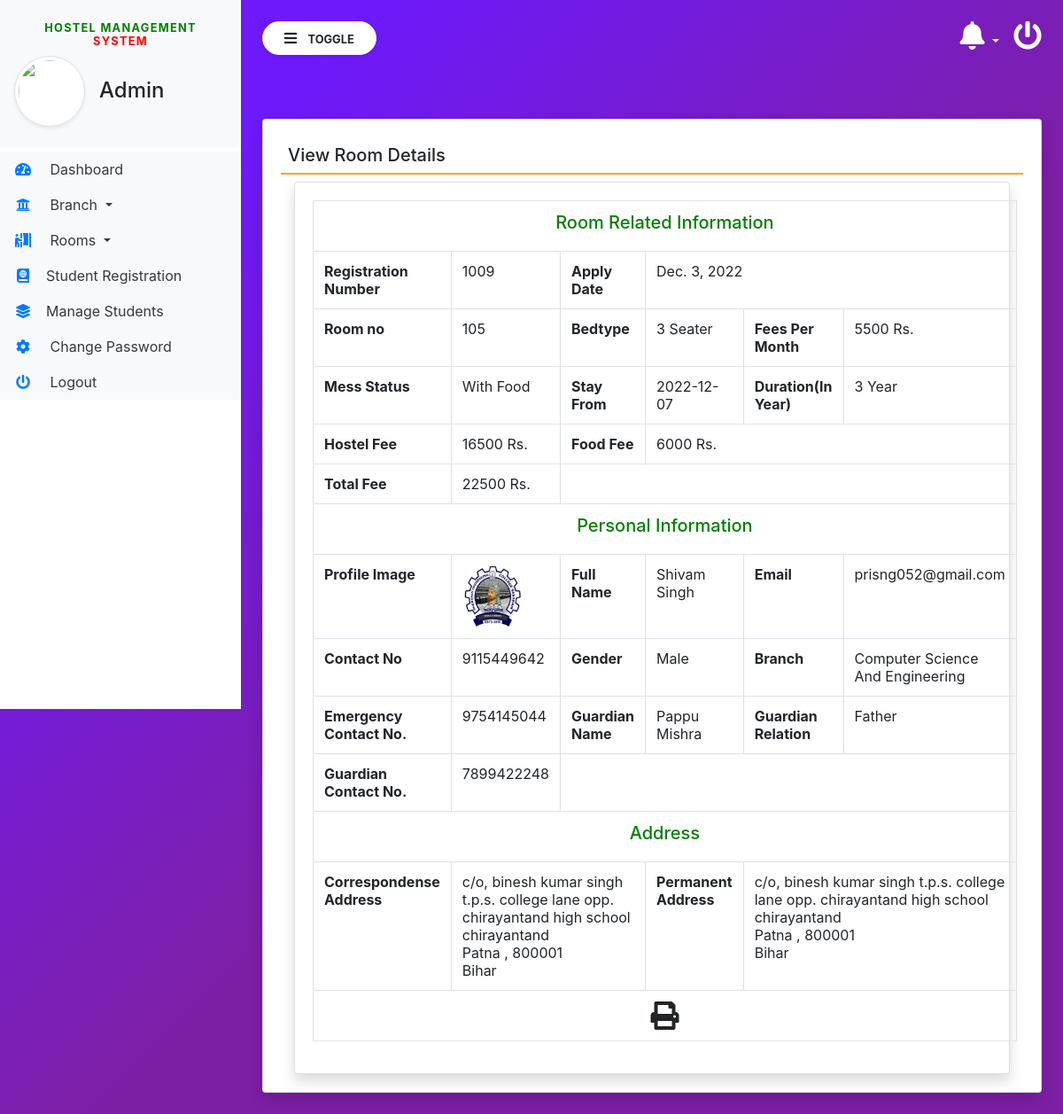
/view_RegistrationDtls/9 (signed in), run on the app's committed database.
### hostel/models.py (models this page shows, shortened)
class Registration(models.Model):
    rooms = models.ForeignKey(Rooms, on_delete=models.CASCADE)
    foodstatus = models.CharField(max_length=100, null=True)
    stayfrom = models.CharField(max_length=50, null=True)
    duration = models.CharField(max_length=50, null=True)
    course = models.ForeignKey(Courses, on_delete=models.CASCADE)
    userreg = models.ForeignKey(Userregistration, on_delete=models.CASCADE)
    egycontactno = models.CharField(max_length=15, null=True)
    guardianName = models.CharField(max_length=250, null=True)
    guardianRelation = models.CharField(max_length=250, null=True)
    guardianContactno = models.CharField(max_length=15, null=True)
    corresAddress = models.CharField(max_length=350, null=True)
    corresCIty = models.CharField(max_length=100, null=True)
    corresState = models.CharField(max_length=100, null=True)
    corresPincode = models.CharField(max_length=50, null=True)
    pmntAddress = models.CharField(max_length=350, null=True)
    pmntCity = models.CharField(max_length=100, null=True)
    pmnatetState = models.CharField(max_length=100, null=True)
    pmntPincode = models.CharField(max_length=50, null=True)
    postingDate = models.DateField(null=True)
    updationDate = models.DateField(null=True)

class Userregistration(models.Model):
    users = models.ForeignKey(User, on_delete=models.CASCADE)
    regNo = models.IntegerField(null=True)
    gender = models.CharField(max_length=50, null=True)
    contactNo = models.CharField(max_length=15, null=True)
    image = models.FileField(max_length=200, null=True)
    regDate = models.DateField(null=True)
    updationDate = models.DateTimeField(auto_now_add=True)

class Rooms(models.Model):
    seater = models.CharField(max_length=100, null=True)
    room_no = models.CharField(max_length=100, null=True)
    fees = models.CharField(max_length=255, null=True)
    posting_date = models.DateTimeField(auto_now_add=True)

class Courses(models.Model):
    course_code = models.CharField(max_length=255, null=True)
    course_sn = models.CharField(max_length=100, null=True)
    course_fn = models.CharField(max_length=255, null=True)
    posting_date = models.DateTimeField(auto_now_add=True)

### hostel/views.py (the view)
# urls.py: path('view_RegistrationDtls/<int:pid>', view_RegistrationDtls, name='view_RegistrationDtls'),
def view_RegistrationDtls(request,pid):
    if not request.user.is_authenticated:
        return redirect('admin_login')
    roomdata = Registration.objects.get(id=pid)
    totalroomcost = int(roomdata.duration) * int(roomdata.rooms.fees)
    totalfoodcost = int(roomdata.duration) * 2000
    totalcost = totalroomcost + totalfoodcost
    return render(request, 'view_RegistrationDtls.html', locals())

### hostel/templates/view_RegistrationDtls.html (shortened to what this page needs)
{% extends 'admin_base.html' %}
{% block main  %}
<div class="card shadow mt-5">
    <div class="card-body">
        <h5 class="p-2" style="border-bottom: 2px solid orange;">View Room Details</h5>
        <div class="container-fluid">
           <div class="row" id="print">
               <div class="col-lg-12">
                   <div class="card shadow">
                        <div class="card-body">
                            <table class="table table-bordered " cellspacing="0" width="100%" border="1">
                                <tr>
                                   <td colspan="6" style="text-align:center; color:green"><h5>Room Related Information</h5></td>
                                </tr>
                                <tr>
                                    <th>Registration Number </th>
                                    <td>{{roomdata.userreg.regNo}}</td>
                                    <th>Apply Date </th>
                                    <td colspan="3">{{roomdata.userreg.regDate}}</td>
                                </tr>
                                <tr>
                                    <th>Room no </th>
                                    <td>{{roomdata.rooms.room_no}}</td>
                                    <th>Bedtype </th>
                                    <td>{{roomdata.rooms.seater}} Seater</td>
                                    <th>Fees Per Month </th>
                                    <td>{{roomdata.rooms.fees}} Rs.</td>
                                </tr>
                                <tr>
                                    <th>Mess Status</th>
                                    <td>{{roomdata.foodstatus}}</td>
                                    <th>Stay From</th>
                                    <td>{{roomdata.stayfrom}}</td>
                                    <th>Duration(In Year)</th>
                                    <td>{{roomdata.duration}} Year</td>
                                </tr>
                                <tr>
                                    <th>Hostel Fee</th>
                                    <td>{% widthratio roomdata.rooms.fees 1 roomdata.duration %} Rs.</td>
                                    {% if roomdata.foodstatus == 'Without Food'%}
                                    <th>Food Fee</th>
                                    <td colspan="3">You booked hostel without food</td>
                                    {% else %}
                                    <th>Food Fee</th>
                                    <td colspan="3">{% widthratio 2000 1 roomdata.duration %} Rs.</td>
                                    {% endif %}
                                </tr>
                                <tr>
                                    {% if roomdata.foodstatus == 'Without Food'%}
                                    <th>Total Fee</th>
                                    <td>{% widthratio roomdata.rooms.fees 1 roomdata.duration %} Rs.</td>
                                    {% else %}
                                    <th>Total Fee</th>
                                    <td>{{totalcost}} Rs.</td>
                                    {% endif %}
                                </tr>
                                <tr>
                                   <td colspan="6" style="text-align:center; color:green"><h5>Personal Information</h5></td>
                                </tr>
                                <tr>
                                    <th>Profile Image</th>
                                    <td><img src="{{roomdata.userreg.image.url}}" width="70" height="70"></td>
                                    <th>Full Name </th>
                                    <td>{{roomdata.userreg.users.first_name}} {{roomdata.userreg.users.last_name}}</td>
                                    <th>Email </th>
                                    <td>{{roomdata.userreg.users.username}}</td>
                                </tr>
                                <tr>
                                    <th>Contact No </th>
                                    <td>{{roomdata.userreg.contactNo}}</td>
                                    <th>Gender </th>
                                    <td>{{roomdata.userreg.gender}}</td>
                                    <th>Branch </th>
                                    <td>{{roomdata.course.course_fn}}</td>
                                </tr>
                                <tr>
                                    <th>Emergency Contact No. </th>
                                    <td>{{roomdata.egycontactno}}</td>
                                    <th>Guardian Name</th>
                                    <td>{{roomdata.guardianName}}</td>
                                    <th>Guardian Relation</th>
                                    <td>{{roomdata.guardianRelation}}</td>
                                </tr>
                                <tr>
                                    <th>Guardian Contact No. </th>
                                    <td >{{roomdata.guardianContactno}}</td>
                                </tr>
                                <tr>
                                   <td colspan="6" style="text-align:center; color:green"><h5>Address</h5></td>
                                </tr>
                                <tr>
                                   <td><b>Correspondense Address</b></td>
                                   <td colspan="2">{{roomdata.corresAddress}}<br>
                                       {{roomdata.corresCIty}} , {{roomdata.corresPincode}}<br>
                                       {{roomdata.corresState}}
                                   </td>
                                   <td><b>Permanent Address</b></td>
                                   <td colspan="2">{{roomdata.pmntAddress}}<br>
                                       {{roomdata.pmntCity}} , {{roomdata.pmntPincode}}<br>
                                       {{roomdata.pmnatetState}}
                                   </td>
                                </tr>
                              <tr>
                                <td colspan="6" align="center"><span style="text-align: center" ><i class="fa fa-print fa-2x" aria-hidden="true" OnClick="CallPrint(this.value)" style="cursor:pointer" title="Print the Report"></i></span></td>
                              </tr>
                            </table>
                        </div>
                    </div>
                </div>
           </div>
    </div>
</div>
</div>
{% endblock %}

### hostel/templates/admin_base.html (shortened to what this page needs)
{% load static %}
<html lang="en">
<head>
    <link rel="stylesheet" href="https://maxcdn.bootstrapcdn.com/bootstrap/4.3.1/css/bootstrap.min.css">
    <link rel="stylesheet" href="https://use.fontawesome.com/releases/v5.6.3/css/all.css"
>
    <link rel="stylesheet" href="https://cdnjs.cloudflare.com/ajax/libs/twitter-bootstrap/4.5.2/css/bootstrap.css">
    <link rel="stylesheet" href="https://cdn.datatables.net/1.11.3/css/dataTables.bootstrap4.min.css">
    <link rel="stylesheet" type="text/css" href="{% static 'css/sidebar.css' %}">
</head>
<body>
<div class="vertical-nav bg-white" id="sidebar">
    <div class="py-4 px-3 mb-1 bg-light">
        <center><h4 class="font-weight-bold text-uppercase px-3 small dashboard-text"><span style="color: green">Hostel Management</span> <span style="color: red">System</span></h4></center>
        <div class="media d-flex align-items-center">
            <img src="{% static 'images/hostel.jpg' %}" width="80" height="80"
                 class="mr-3 rounded-circle img-thumbnail shadow-sm">
            <div class="media-body">
                <h4 class="mb-0">Admin</h4>
            </div>
        </div>
    </div>
    <ul class="nav flex-column bg-white">
        <li class="nav-item">
            <a href="{% url 'admin_home' %}" class="nav-link text-dark bg-light">
                <i class="fas fa-tachometer-alt fa-fw mr-3 text-primary"></i>
                Dashboard
            </a>
        </li>
        <li class="nav-item dropdown">
            <a class="nav-link dropdown-toggle text-dark bg-light" href="#" id="navbardrop" data-toggle="dropdown">
                <i class="fas fa-university mr-3 text-primary fa-fw"></i> Branch
            </a>
        </li>
        <li class="nav-item dropdown">
            <a class="nav-link dropdown-toggle text-dark bg-light" href="#" id="navbardrop" data-toggle="dropdown">
                <i class="fas fa-person-booth mr-3 text-primary fa-fw"></i> Rooms
            </a>
        </li>
        <li class="nav-item">
            <a href="{% url 'student_Registration' %}" class="nav-link text-dark bg-light">
                <i class="fas fa-atlas mr-3 text-primary fa-fw"></i>Student Registration
            </a>
        </li>
        <li class="nav-item">
            <a href="{% url 'manage_student' %}" class="nav-link text-dark bg-light">
                <i class="fas fa-layer-group mr-3 text-primary fa-fw"></i>Manage Students
            </a>
        </li>
        <li class="nav-item">
            <a href="{% url 'changePassword' %}" class="nav-link text-dark bg-light">
                <i class="fas fa-cog mr-3 text-primary fa-fw"></i>
                Change Password
            </a>
        </li>
        <li class="nav-item">
            <a href="/logout" class="nav-link text-dark bg-light">
                <i class="fas fa-power-off mr-3 text-primary fa-fw"></i>
                Logout
            </a>
        </li>
    </ul>
</div>
<div class="page-content p-4" id="content">
    <a href="/logout" title="logout" class="float-right text-white"><i class="fas fa-power-off fa-2x"></i></a>
    <div class="container">
        <div class="dropdown">
            <a href="" class="float-right text-white pr-3 dropdown-toggle" id="menu1" data-toggle="dropdown"><i class="fas fa-bell fa-2x"> </i>
            </a>
        </div>
    </div>
    <button id="sidebarCollapse" type="button" class="btn btn-light bg-white rounded-pill shadow-sm px-4 mb-4">
        <i class="fas fa-bars mr-2"></i>
        <small class="text-uppercase font-weight-bold">Toggle</small>
    </button>
    {% block main %}
    {% endblock %}
</div>
</body>
</html>

### hostel/static/css/sidebar.css (style rules this page uses)
body { background-image : linear-gradient(135.9deg,rgba(109,25,252,1) 16.4%,rgba(125,31,165,1) 56.1%); min-height:100vh; }
.vertical-nav { min-width : 17rem; width : 17rem; height:100vh; position:fixed; top:0; left:0; transition: all 0.4s; }
.page-content { width:calc(100% - 17rem); margin-left:17rem; transition:all 0.4s; }
.dashboard-text { letter-spacing : 0.1em; color : #aaa; }

### data on the page
Registration: userreg.regNo "1009", userreg.regDate "Dec. 3, 2022", rooms.room_no "105", rooms.seater "3", rooms.fees "5500", foodstatus "With Food", stayfrom "2022-12-07", duration "3", rooms+duration "16500", duration "6000", userreg.image (picture), userreg.users.first_name "Shivam", userreg.users.last_name "Singh", userreg.users.username "prisng052@gmail.com", userreg.contactNo "9115449642", userreg.gender "Male", course.course_fn "Computer Science And Engineering", egycontactno "9754145044", guardianName "Pappu Mishra", guardianRelation "Father", guardianContactno "7899422248", corresAddress "c/o, binesh kumar singh t.p.s. college lane opp. chirayantand high school chirayantand", corresCIty "Patna", corresPincode "800001", corresState "Bihar", pmntAddress "c/o, binesh kumar singh t.p.s. college lane opp. chirayantand high school chirayantand", pmntCity "Patna", pmntPincode "800001", pmnatetState "Bihar"

### other printed values
{{ totalcost }} "22500"
